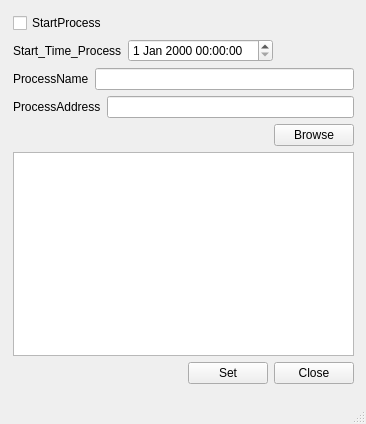
<?xml version="1.0" encoding="UTF-8"?>
<ui version="4.0">
 <class>MainWindow</class>
 <widget class="QMainWindow" name="MainWindow">
  <property name="geometry">
   <rect>
    <x>0</x>
    <y>0</y>
    <width>366</width>
    <height>424</height>
   </rect>
  </property>
  <property name="windowTitle">
   <string>MainWindow</string>
  </property>
  <widget class="QWidget" name="centralwidget">
   <widget class="QWidget" name="">
    <property name="geometry">
     <rect>
      <x>13</x>
      <y>13</y>
      <width>341</width>
      <height>371</height>
     </rect>
    </property>
    <layout class="QVBoxLayout" name="verticalLayout_5">
     <item>
      <layout class="QVBoxLayout" name="verticalLayout_4">
       <item>
        <widget class="QCheckBox" name="startChBox">
         <property name="text">
          <string>StartProcess</string>
         </property>
        </widget>
       </item>
       <item>
        <layout class="QHBoxLayout" name="horizontalLayout_7">
         <item>
          <widget class="QLabel" name="startTimeLabel">
           <property name="text">
            <string>Start_Time_Process</string>
           </property>
          </widget>
         </item>
         <item>
          <widget class="QDateTimeEdit" name="startTimeEdit"/>
         </item>
         <item>
          <spacer name="horizontalSpacer_3">
           <property name="orientation">
            <enum>Qt::Horizontal</enum>
           </property>
           <property name="sizeHint" stdset="0">
            <size>
             <width>40</width>
             <height>20</height>
            </size>
           </property>
          </spacer>
         </item>
        </layout>
       </item>
       <item>
        <layout class="QVBoxLayout" name="verticalLayout_3">
         <item>
          <layout class="QVBoxLayout" name="verticalLayout_2">
           <item>
            <layout class="QHBoxLayout" name="horizontalLayout_4">
             <item>
              <widget class="QLabel" name="processNameLabel">
               <property name="text">
                <string>ProcessName</string>
               </property>
              </widget>
             </item>
             <item>
              <widget class="QLineEdit" name="processNameLine"/>
             </item>
            </layout>
           </item>
           <item>
            <layout class="QHBoxLayout" name="horizontalLayout_5">
             <item>
              <widget class="QLabel" name="processAddressLabel">
               <property name="text">
                <string>ProcessAddress</string>
               </property>
              </widget>
             </item>
             <item>
              <widget class="QLineEdit" name="processAddressLine"/>
             </item>
            </layout>
           </item>
          </layout>
         </item>
         <item>
          <layout class="QHBoxLayout" name="horizontalLayout_6">
           <item>
            <spacer name="horizontalSpacer_2">
             <property name="orientation">
              <enum>Qt::Horizontal</enum>
             </property>
             <property name="sizeHint" stdset="0">
              <size>
               <width>40</width>
               <height>20</height>
              </size>
             </property>
            </spacer>
           </item>
           <item>
            <widget class="QPushButton" name="browseBtn">
             <property name="text">
              <string>Browse</string>
             </property>
            </widget>
           </item>
          </layout>
         </item>
        </layout>
       </item>
      </layout>
     </item>
     <item>
      <layout class="QVBoxLayout" name="verticalLayout">
       <item>
        <widget class="QListWidget" name="proListWidget"/>
       </item>
       <item>
        <layout class="QHBoxLayout" name="horizontalLayout">
         <item>
          <spacer name="horizontalSpacer_4">
           <property name="orientation">
            <enum>Qt::Horizontal</enum>
           </property>
           <property name="sizeHint" stdset="0">
            <size>
             <width>40</width>
             <height>20</height>
            </size>
           </property>
          </spacer>
         </item>
         <item>
          <widget class="QPushButton" name="setBtn">
           <property name="text">
            <string>Set</string>
           </property>
          </widget>
         </item>
         <item>
          <widget class="QPushButton" name="closeBtn">
           <property name="text">
            <string>Close</string>
           </property>
          </widget>
         </item>
        </layout>
       </item>
      </layout>
     </item>
    </layout>
   </widget>
  </widget>
  <widget class="QMenuBar" name="menubar">
   <property name="geometry">
    <rect>
     <x>0</x>
     <y>0</y>
     <width>366</width>
     <height>21</height>
    </rect>
   </property>
  </widget>
  <widget class="QStatusBar" name="statusbar"/>
 </widget>
 <resources/>
 <connections/>
</ui>
